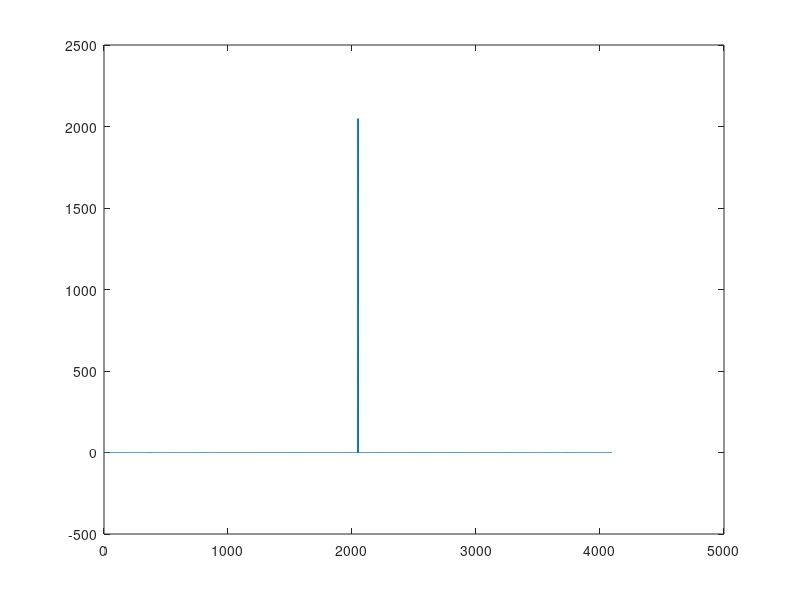
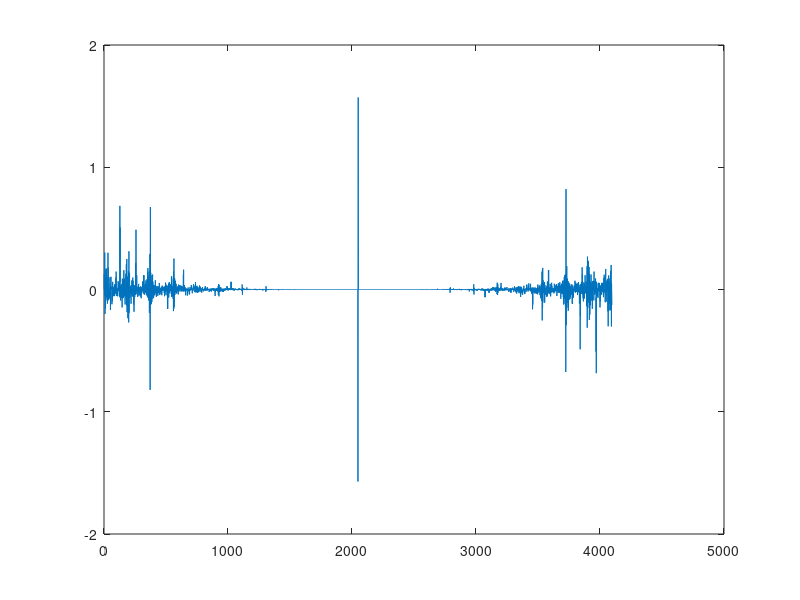
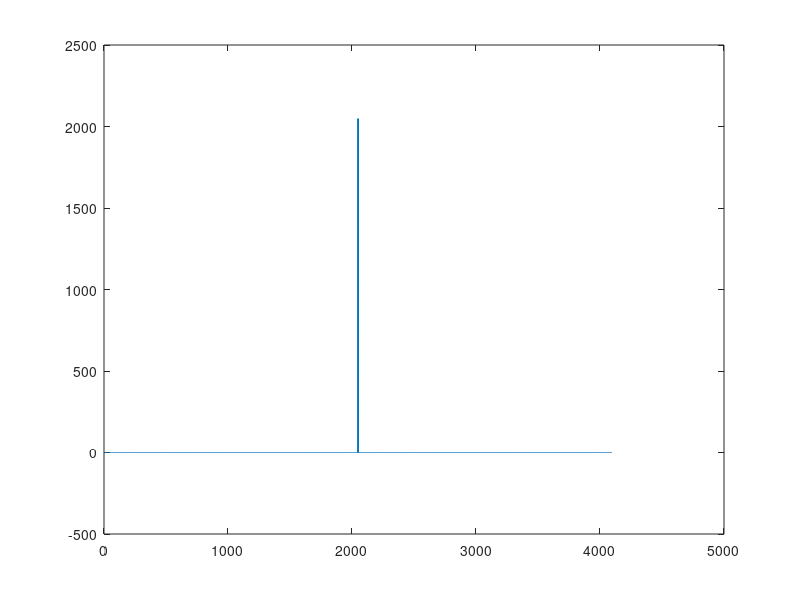
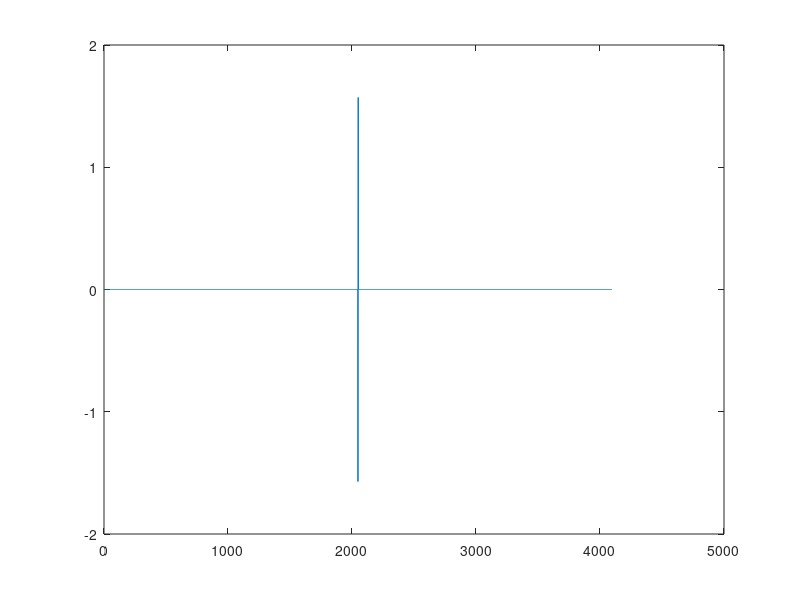

Recreate these plots in MATLAB, in order.


xL = 2*pi;
xN = 2^12;
xS = xL/xN;
x = linspace(xS/2,xL-xS/2,xN)';
N = xN/2;
k = [0:N-1, 0, 1-N:-1]';

y = cos(x);

dy = ifft((1i*k).^4.*fft(y));

fnew_var = fft(dy);
fnew_var(fnew_var < 10)= 0 ;
new_var = real(ifft(fnew_var));


plot(real(fftshift(fft(dy))))
figure
plot(imag(fftshift(fft(dy))))
figure
plot(real(fftshift(fft(new_var))))
figure
plot(imag(fftshift(fft(new_var))))


figure
plot(x,y,x,dy,x,new_var)

max(abs(dy-cos(x)))
